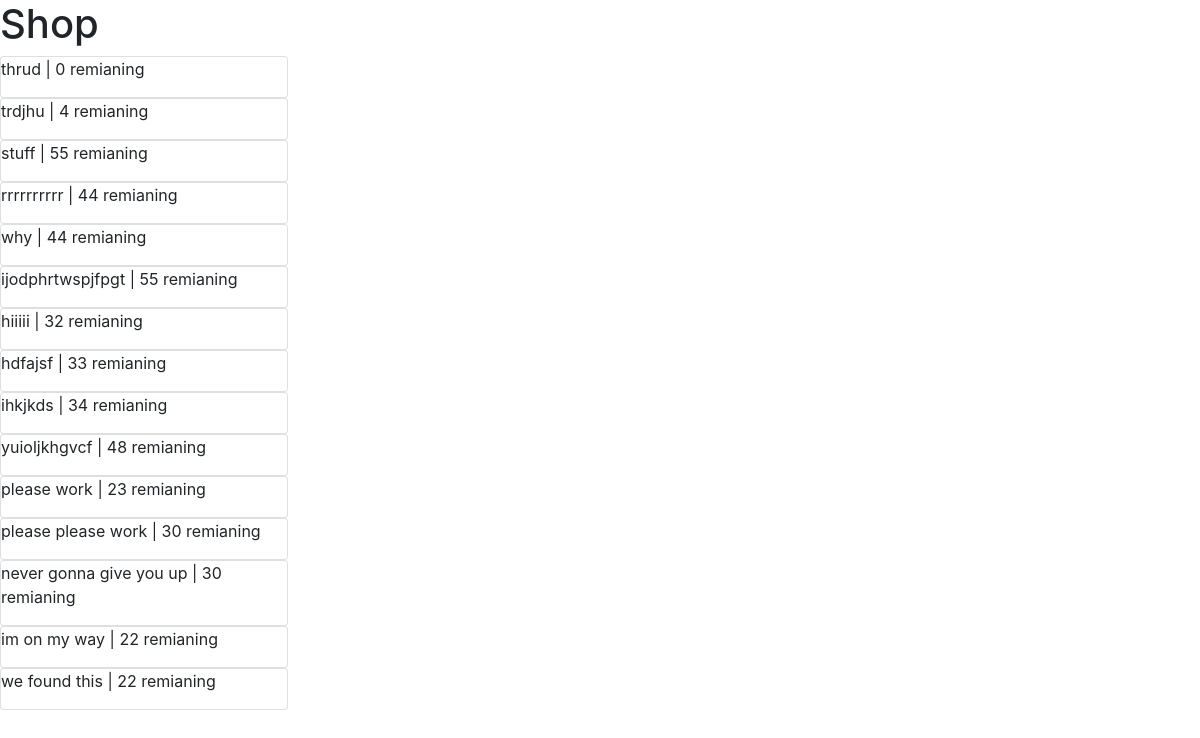
Page /views on the earlier database version.
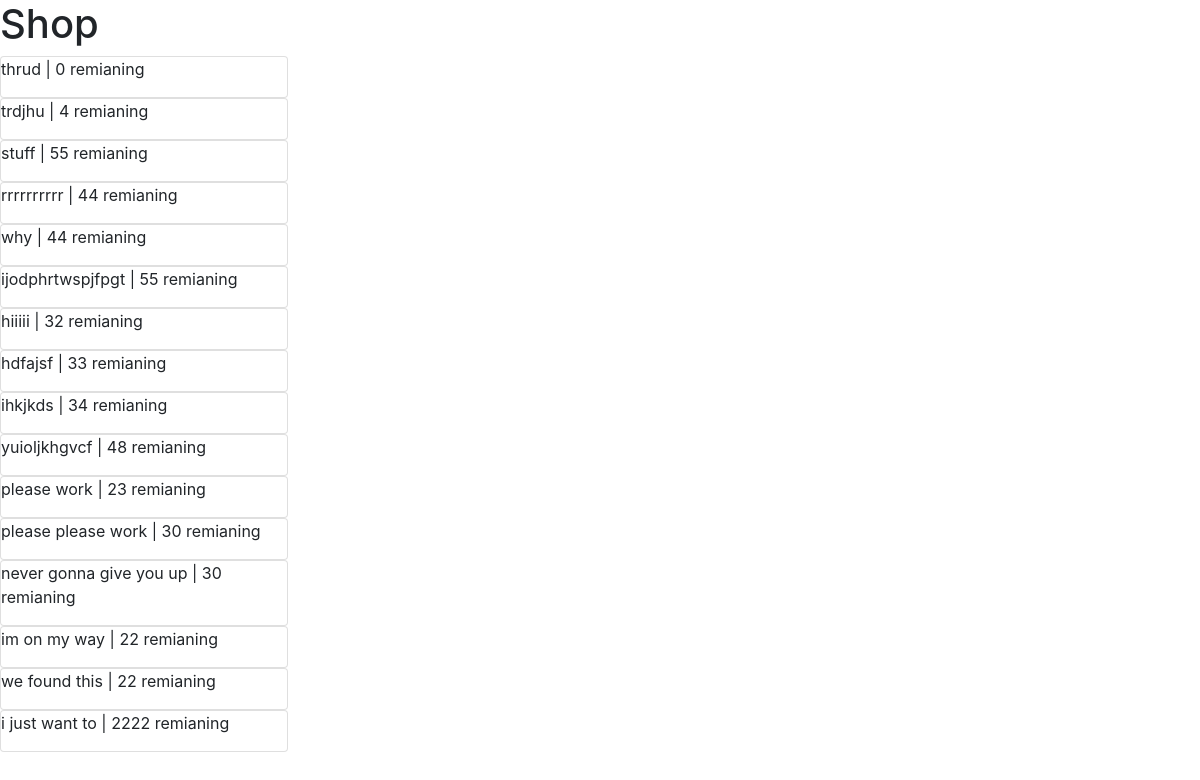
Same page on the later database version.
### app.py (models this page shows)
class Category(db.Model):
    id = db.Column(db.Integer, primary_key=True)
    name = db.Column(db.String(150), unique=True)
    items = db.Column(db.Integer, db.ForeignKey('item.id'))
    stock = db.Column(db.Integer)
    user_id = db.Column(db.Integer, db.ForeignKey('user.id'))
    rating = db.Column(db.Float, default=4.5)
    price = db.Column(db.Float)

### app.py (the view)
@app.route("/views")
def views():
    categories = Category.query.order_by(Category.rating)
    return render_template("views.html", categories=categories)

### templates/views.html
<body>
    <link rel="stylesheet" href="https://stackpath.bootstrapcdn.com/bootstrap/4.3.1/css/bootstrap.min.css">
    <h1>Shop</h1>
    {% for c in categories%}
        <div class="card" style="width: 18rem;">
            <p>{{c.name}} | {{c.stock}} remianing</p>
        </div>
    {% endfor %}
</body>

Differences in the rows shown:
added Category: name "i just want to", stock "2222"
